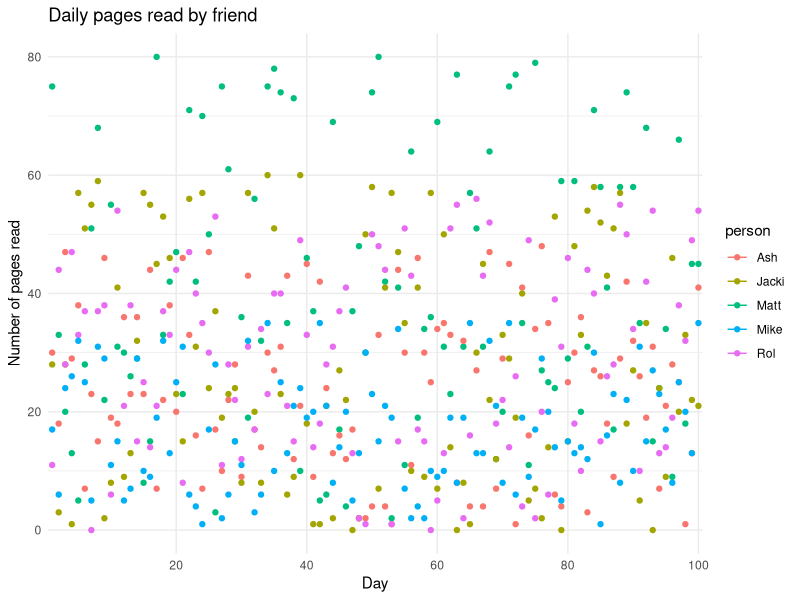

This figure's R source:
#### Preamble ####
# Purpose: Visualize Data on pages read by five friends
# Author: Denise Chang
# Email: ddleletan@hotmail.com
# Date: 29 January 2024 
# Prerequisite: 00_simulate_data.R

#### Workspace setup ####
library(tidyverse)

#### Read in data ####
sim_data <- 
  read_csv(file = "week_5/quiz_5/sim_data.csv")

#### Visualize data ####
# Reshape the tibble
long_sim_data <- 
  pivot_longer(sim_data, 
               cols = c("Matt", "Ash","Jacki", "Rol", "Mike"), 
               names_to = "person", 
               values_to = "pages")

# Construct graph
ggplot(long_sim_data, aes(x = as.factor(day),
                          y = pages,
                          colour = person)) +
  geom_point() +
  geom_line() +
  labs(title = "Daily pages read by friend",
       x = "Day",
       y = "Number of pages read") +
  theme_minimal() + 
  scale_x_discrete(breaks = c("20", "40", "60", "80", "100"))
